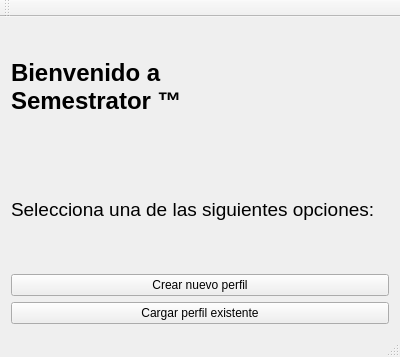
<?xml version="1.0" encoding="UTF-8"?>
<ui version="4.0">
 <class>inicial</class>
 <widget class="QMainWindow" name="inicial">
  <property name="geometry">
   <rect>
    <x>0</x>
    <y>0</y>
    <width>400</width>
    <height>357</height>
   </rect>
  </property>
  <property name="windowTitle">
   <string>Semestrator</string>
  </property>
  <widget class="QWidget" name="centralWidget">
   <property name="enabled">
    <bool>true</bool>
   </property>
   <layout class="QGridLayout" name="gridLayout">
    <item row="0" column="0">
     <widget class="QLabel" name="Welcome">
      <property name="font">
       <font>
        <pointsize>18</pointsize>
        <weight>75</weight>
        <bold>true</bold>
       </font>
      </property>
      <property name="text">
       <string>Bienvenido a 
Semestrator ™</string>
      </property>
     </widget>
    </item>
    <item row="1" column="0">
     <widget class="QLabel" name="label">
      <property name="font">
       <font>
        <pointsize>14</pointsize>
        <strikeout>false</strikeout>
       </font>
      </property>
      <property name="text">
       <string>Selecciona una de las siguientes opciones:</string>
      </property>
     </widget>
    </item>
    <item row="2" column="0">
     <widget class="QPushButton" name="Crear">
      <property name="text">
       <string>Crear nuevo perfil</string>
      </property>
     </widget>
    </item>
    <item row="3" column="0">
     <widget class="QPushButton" name="Cargar">
      <property name="text">
       <string>Cargar perfil existente</string>
      </property>
     </widget>
    </item>
   </layout>
  </widget>
  <widget class="QMenuBar" name="menuBar">
   <property name="geometry">
    <rect>
     <x>0</x>
     <y>0</y>
     <width>400</width>
     <height>25</height>
    </rect>
   </property>
  </widget>
  <widget class="QToolBar" name="mainToolBar">
   <attribute name="toolBarArea">
    <enum>TopToolBarArea</enum>
   </attribute>
   <attribute name="toolBarBreak">
    <bool>false</bool>
   </attribute>
  </widget>
  <widget class="QStatusBar" name="statusBar">
   <property name="toolTip">
    <string/>
   </property>
   <property name="statusTip">
    <string/>
   </property>
  </widget>
 </widget>
 <layoutdefault spacing="6" margin="11"/>
 <resources/>
 <connections/>
</ui>
